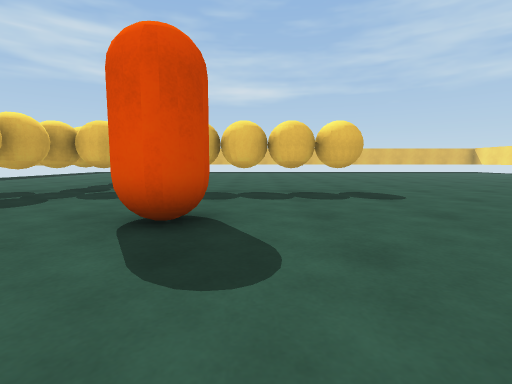
View 1 (above)

17 first-person views from a walk through a 3-D level made in the Unity game engine. The camera is 0.62 m above the floor, tilts 6° down and sees 85° across. The floor is counted in squares, 1 m on a side. Each view is taken from the middle of a square. On the plan, view 1 faces up. The plan holds only what a view shows up to about 9 squares ahead; the rest is blank. The player is left out.

View 2
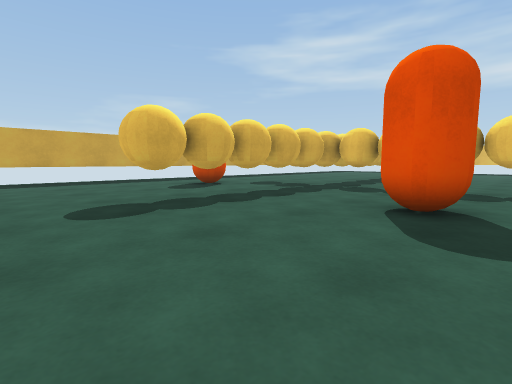

View 3
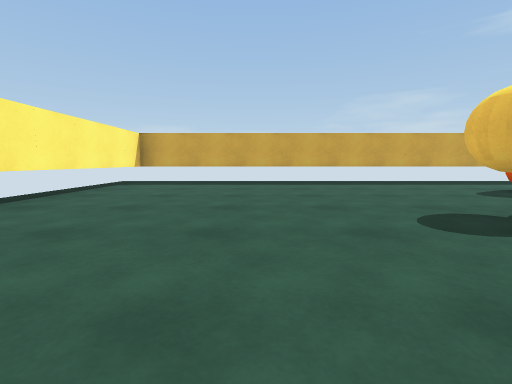

View 4
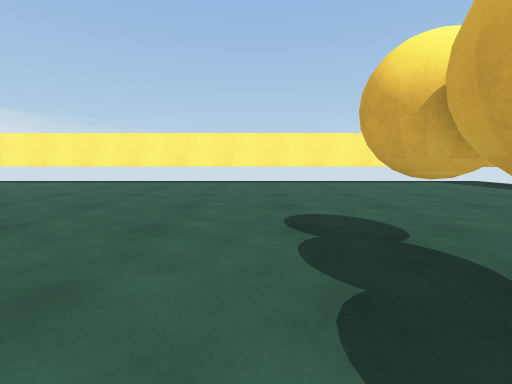

View 5
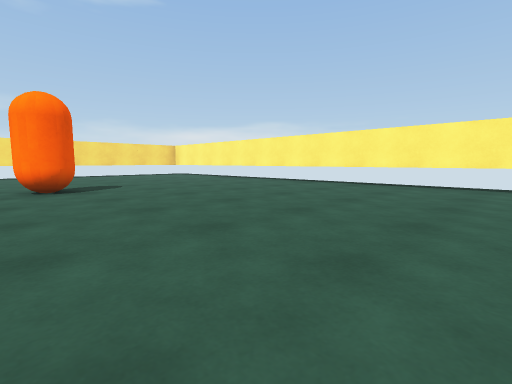

View 6
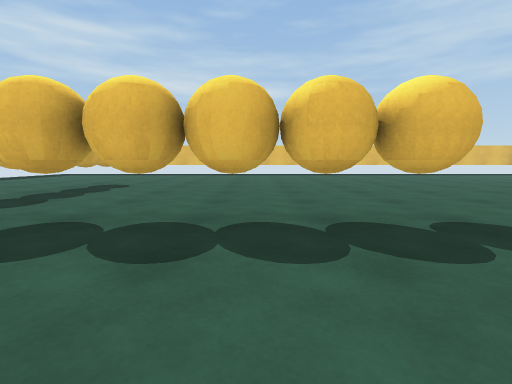

View 7
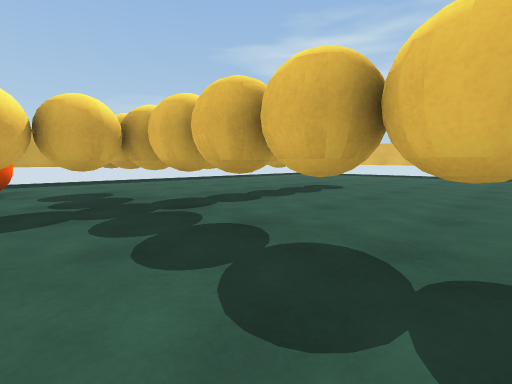

View 8
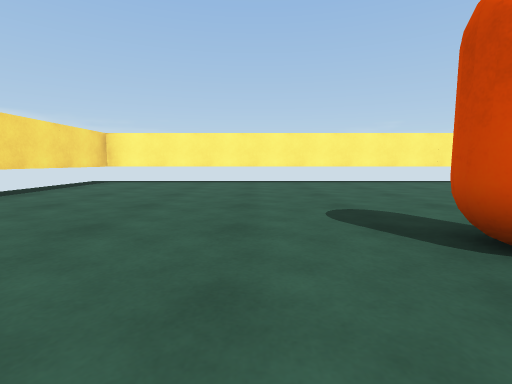

View 9
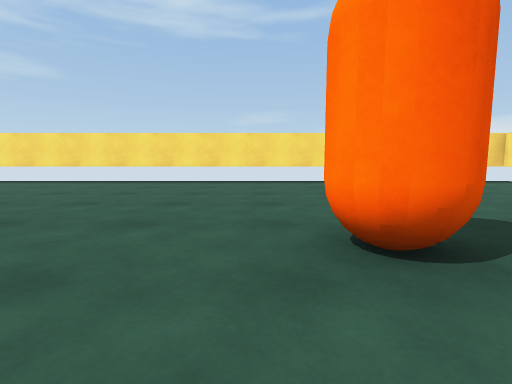

View 10
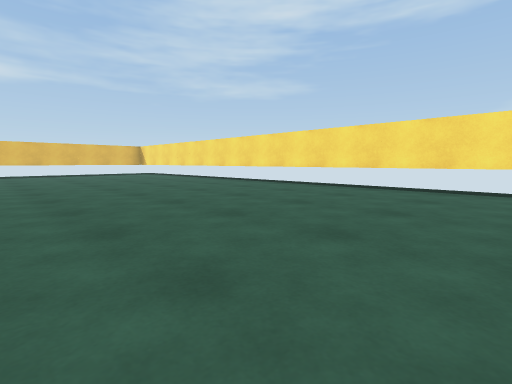

View 11
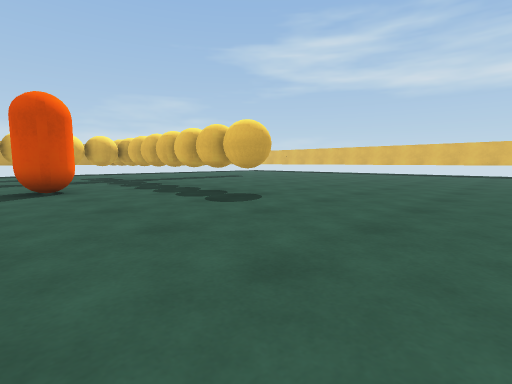

View 12
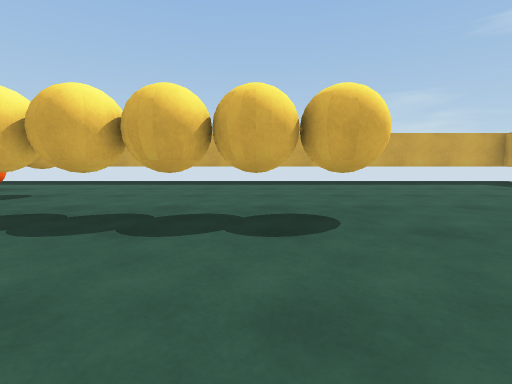

View 13
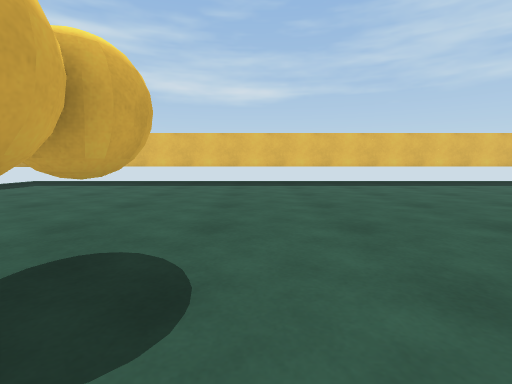

View 14
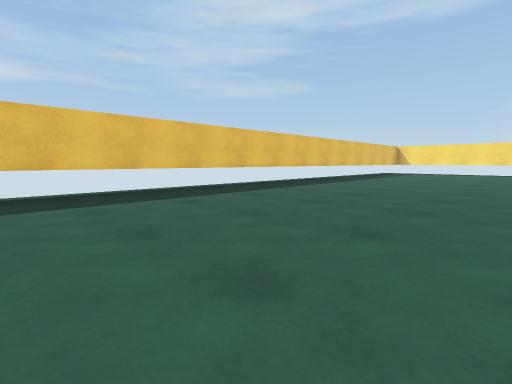

View 15
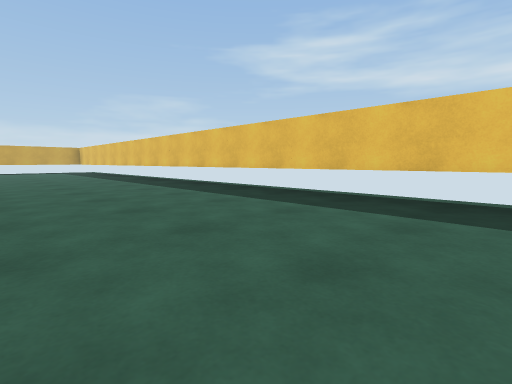

View 16
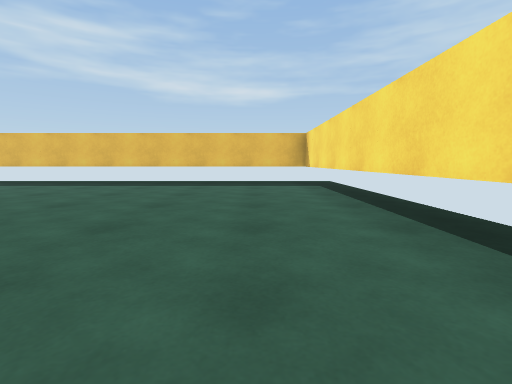

View 17
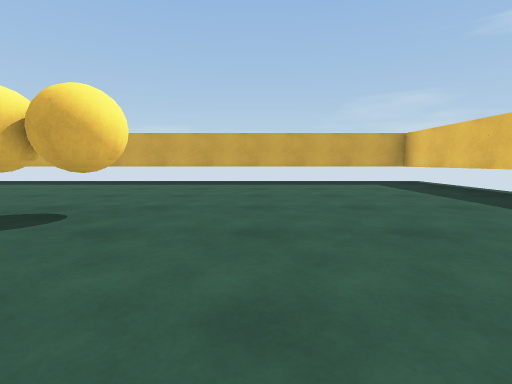

### Floor plan
Key: @ floor where view 1 was taken; # wall or solid block; . floor; T thing the floor can be seen under or through; C capsule.
Columns run from 10 left of view 1 to 14 right of it. Each row starts with its distance up from view 1.
 18 #########################
 17 #.......................#
 16 #.......................#
 15 #.......................#
 14 #.......................#
 13 #.......................#
 12 #.......................#
 11 #.....T.................#
 10 #.....T.................#
  9 #.....T.................#
  8 #.....T.................#
  7 #.....T.................#
  6 #...TTTTTTTTT...........#
  5 #.....T.................#
  4 #..C..T.................#
  3 #.....T..C..............#
  2 #.....T.................#
  1 #.....T..........C......#
  0 #.........@.............#
 -1 #.......................#
 -2 #.......................#
 -3 #.......................#
 -4 #.......................#
 -5 #.......................#
 -6 #########################

Where each view was taken, in squares from view 1:
view 1: 0 up, 0 right, facing up
view 2: 1 down, 0 right, facing up-left
view 3: 2 down, 1 left, facing left
view 4: 3 up, 3 left, facing down
view 5: 2 up, 0 right, facing down-right
view 6: 3 up, 0 right, facing up
view 7: 4 up, 0 right, facing up-left
view 8: 3 up, 9 right, facing down
view 9: 2 up, 5 right, facing right
view 10: 2 up, 7 right, facing up-right
view 11: 2 up, 6 right, facing up-left
view 12: 10 up, 1 left, facing left
view 13: 9 up, 3 left, facing up
view 14: 12 up, 3 left, facing up-right
view 15: 13 up, 10 right, facing up-left
view 16: 9 up, 12 right, facing up
view 17: 13 up, 1 left, facing left
